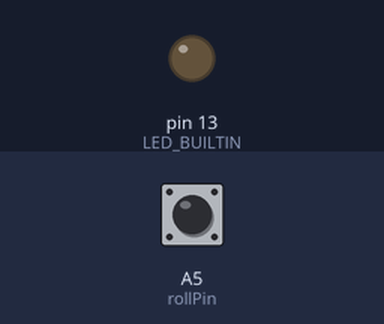
This sketch was run on a simulated Arduino Uno, built with avr-gcc and run on an emulated ATmega328P. Shown: output pins drawn as LEDs (lit = HIGH). Dashed ring = blinking. The inputs (shaded band) are chosen by the test bench; at power-on: A5 (rollPin) HIGH.

Above: at 1.2 s.
1.3 s: A5 (rollPin) pulled LOW for 0.15 s
At 1.42 s:
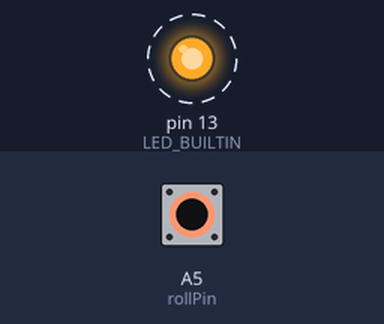
4.3 s: A5 (rollPin) pulled LOW for 3.2 s
At 9.3 s:
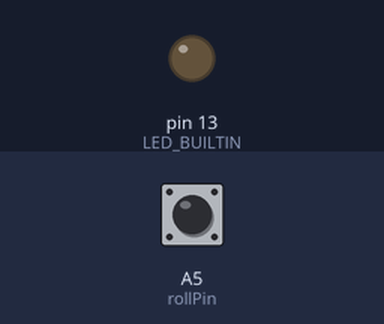
Timing chart, 0 to 10.8 s (numbered marks = the images above; inputs shaded):
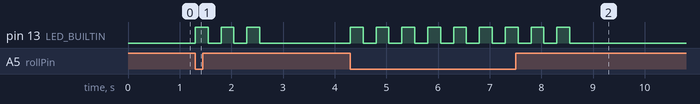

Measured:
- after the input at 1.3 s, pin 13 (LED_BUILTIN): alternates HIGH for 0.25 s and LOW for 0.25 s, 6 changes in all, then stays LOW, starting at once
- after the input at 4.3 s, pin 13 (LED_BUILTIN): alternates HIGH for 0.25 s and LOW for 0.25 s, 18 changes in all, then stays LOW, starting at once

The sketch:

01_ReadSwitch.ino
```cpp
// Blink three times everytime user presses the button
// Hari Wiguna, 2019

byte rollPin = A5; // Yes, you can use Analog pins for digital read and write :-)

void setup() {
  pinMode(LED_BUILTIN, OUTPUT);
  pinMode(rollPin, INPUT_PULLUP);
}

void loop() {
  if (digitalRead(rollPin) == LOW) {
    for (byte i=0; i<3; i++) {
      digitalWrite(LED_BUILTIN, HIGH);  // turn the LED on (HIGH is the voltage level)
      delay(250);                       // wait for a second
      digitalWrite(LED_BUILTIN, LOW);   // turn the LED off by making the voltage LOW
      delay(250);                       // wait for a second
    }
  }
}
```
